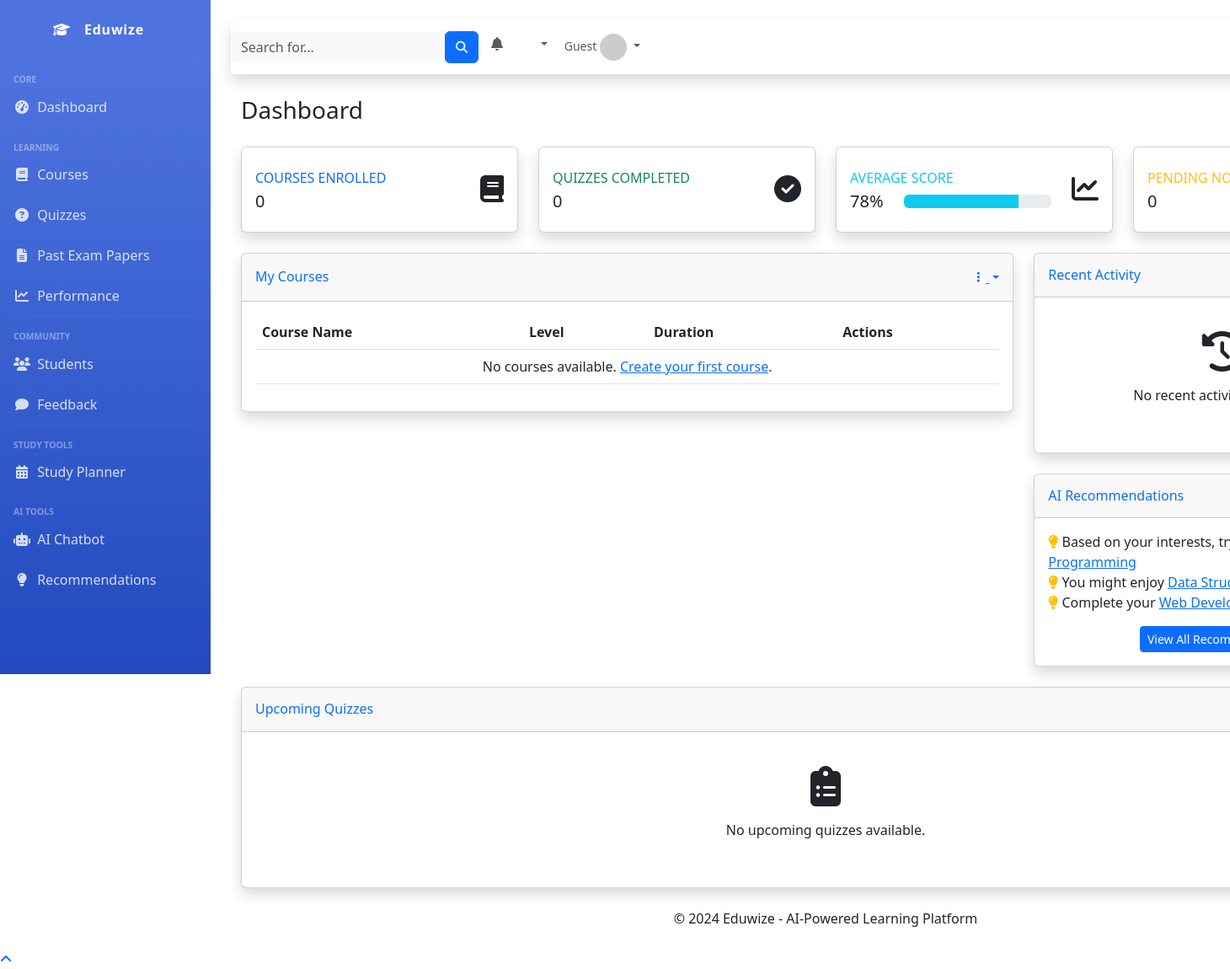
The app's page /, older data.
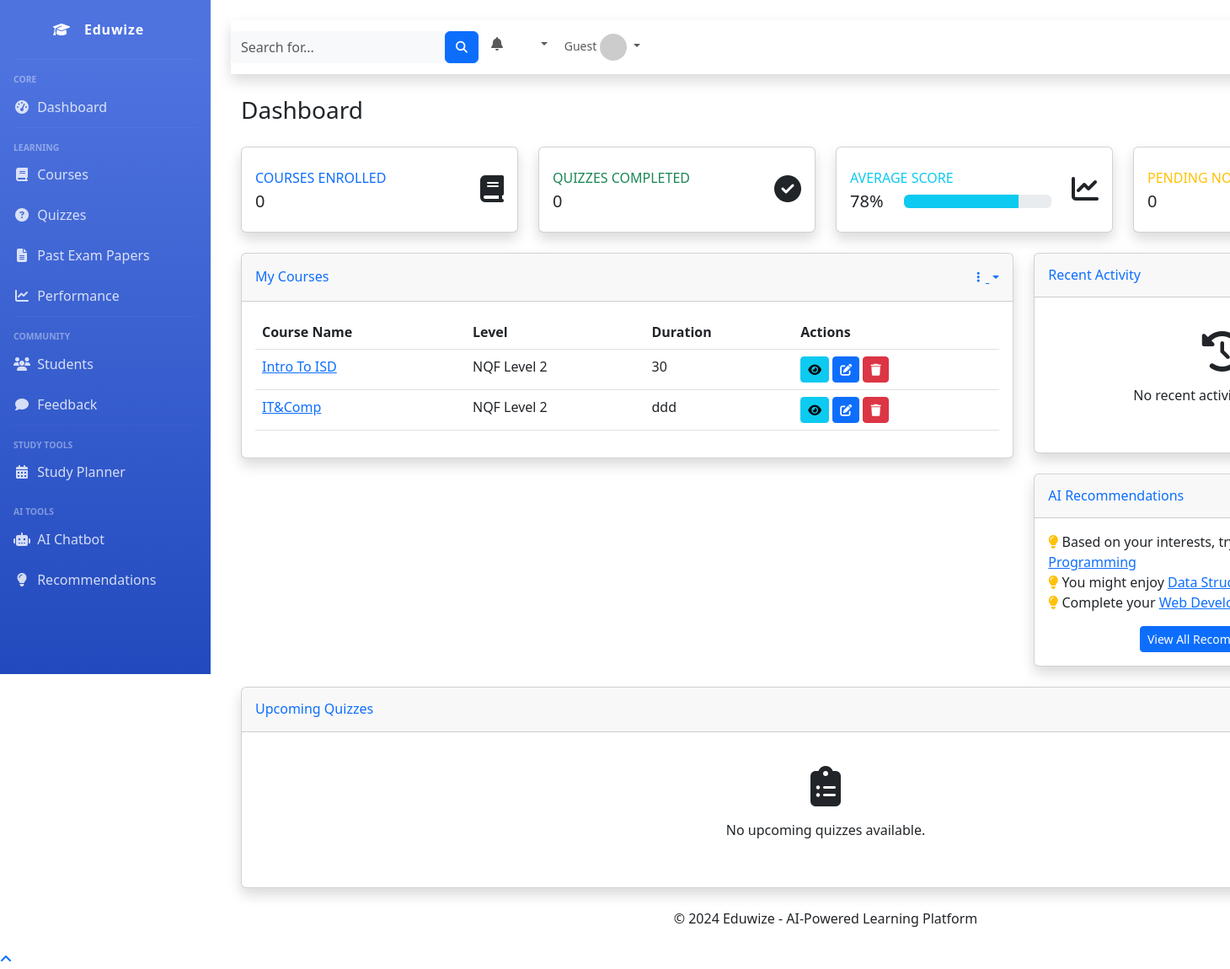
The same page, newer data.
### eduwize_app/models.py (models this page shows, shortened)
class Course(models.Model):
    name = models.CharField(max_length=50)
    description = models.TextField()
    level = models.CharField(
        max_length=5,
        choices=StudyLevelChoices.choices
    )
    thumbnail = models.ImageField(upload_to='course_thumbnails/', null=True, blank=True)
    duration = models.CharField(max_length=10)
    prerequisites = models.ManyToManyField('self', blank=True, symmetrical=False)
    tags = models.ManyToManyField('Tags', blank=True)
    created_at = models.DateTimeField(auto_now_add=True)
    updated_at = models.DateTimeField(auto_now=True)

### eduwize_app/views.py (the view, shortened to what this page needs)
# urls.py: path('', views.HomePageView.as_view(), name='index'),
class HomePageView(ListView):
    model = Course
    template_name = 'eduwize_app/home.html'
    context_object_name = 'courses'
    paginate_by = 10
    ordering = ['-created_at']
    allow_empty = True
    extra_context = {'title': 'Home Page'}
    success_url = reverse_lazy('eduwize_app:home')
    def get_queryset(self):
        return Course.objects.all().order_by('-created_at')
    def get_context_data(self, **kwargs):
        context = super().get_context_data(**kwargs)
        return context

### eduwize_app/templates/eduwize_app/home.html (shortened to what the changed rows need)
{% extends 'eduwize_app/base_generic.html' %}
{% load static %}
{% block content %}
<div class="d-sm-flex align-items-center justify-content-between mb-4">
    <h1 class="h3 mb-0 text-gray-800">Dashboard</h1>
</div>
<div class="row">
    <div class="col-lg-8">
        <div class="card shadow mb-4">
            <div class="card-body">
                <div class="table-responsive">
                    <table class="table table-hover" id="courseTable" width="100%" cellspacing="0">
                        <thead>
                            <tr>
                                <th>Course Name</th>
                                <th>Level</th>
                                <th>Duration</th>
                                <th>Actions</th>
                            </tr>
                        </thead>
                        <tbody>
                            {% for course in courses %}
                            <tr>
                                <td>
                                    <a href="{% url 'eduwize_app:course-detail' course.id %}" class="font-weight-bold text-primary">
                                        {{ course.name }}
                                    </a>
                                </td>
                                <td>{{ course.get_level_display }}</td>
                                <td>{{ course.duration }}</td>
                                <td>
                                    <a href="{% url 'eduwize_app:course-detail' course.id %}" class="btn btn-sm btn-info">
                                        <i class="fas fa-eye"></i>
                                    </a>
                                    <a href="{% url 'eduwize_app:course-edit' course.id %}" class="btn btn-sm btn-primary">
                                        <i class="fas fa-edit"></i>
                                    </a>
                                    <a href="{% url 'eduwize_app:course-delete' course.id %}" class="btn btn-sm btn-danger">
                                        <i class="fas fa-trash"></i>
                                    </a>
                                </td>
                            </tr>
                            {% empty %}
                            <tr>
                                <td colspan="4" class="text-center">No courses available. <a href="{% url 'eduwize_app:course-add' %}">Create your first course</a>.</td>
                            </tr>
                            {% endfor %}
                        </tbody>
                    </table>
                </div>
            </div>
        </div>
    </div>
</div>
{% endblock %}

Row changes from the older to the newer data that the page shows:
added Course: name "Intro To ISD", level "NQF Level 2", duration "30"
added Course: name "IT&Comp", level "NQF Level 2", duration "ddd"
Text that changed along with them:
text no longer shown: "No courses available. Create your first course ."
